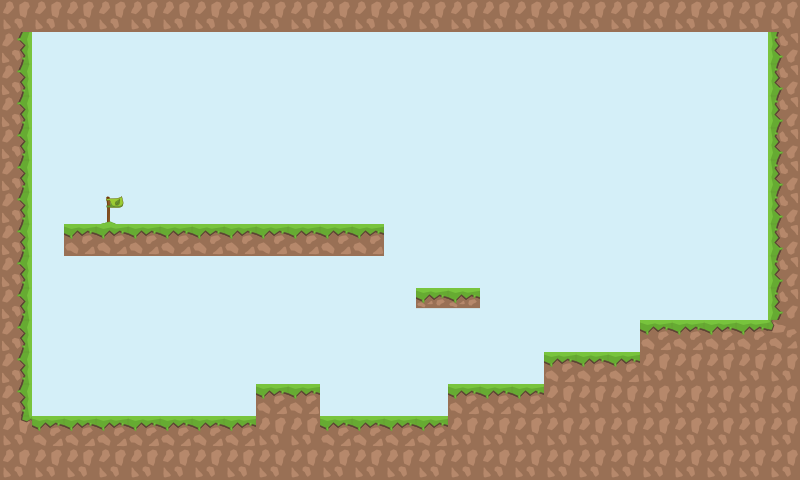

A level layout from a 2D game, rendered from its tile map. Below: a short description, then the map file with tile-grid data replaced by summaries:
An orthogonal 25x15 tile map with 32x32 px tiles, 2 tile layers (background, graphics) and 16 objects.

<map version="1.0" tiledversion="1.1.1" orientation="orthogonal" renderorder="right-down" width="25" height="15" tilewidth="32" tileheight="32" infinite="0" nextobjectid="37">
 <tileset firstgid="1" source="tiles_32x32_proper.tsx" />
 <layer name="background" width="25" height="15">
  <data>[375 cells, 375 non-empty, 1 distinct tile ids]</data>
 </layer>
 <layer name="graphics" width="25" height="15">
  <data>[375 cells, 135 non-empty, 8 distinct tile ids]</data>
 </layer>
 <objectgroup name="blocks">
  <object id="1" x="-1.33333" y="416.011" width="801.333" height="62.9891" />
  <object id="2" x="768" y="0" width="32" height="447" />
  <object id="3" x="0" y="-1" width="32" height="449" />
  <object id="17" x="256.125" y="384" width="63.6667" height="32" />
  <object id="18" x="448.208" y="384.042" width="122.333" height="32.5417" />
  <object id="19" x="544.03" y="352.083" width="114.303" height="31.6667" />
  <object id="20" x="640.125" y="320" width="127.667" height="32" />
  <object id="21" x="415.788" y="288.151" width="64.3333" height="19.6666" />
  <object id="22" x="65" y="224.083" width="318.667" height="31.6667" />
  <object id="34" x="28" y="2" width="743.333" height="29.9697" />
 </objectgroup>
 <objectgroup name="flowers">
  <object id="24" x="207.333" y="196.333">
   <ellipse />
  </object>
  <object id="25" x="300.667" y="192.333">
   <ellipse />
  </object>
  <object id="26" x="447.818" y="257.636">
   <ellipse />
  </object>
  <object id="27" x="671.5" y="288">
   <ellipse />
  </object>
  <object id="28" x="737.5" y="288.125">
   <ellipse />
  </object>
 </objectgroup>
 <objectgroup name="end">
  <object id="31" x="111.667" y="206.333">
   <ellipse />
  </object>
 </objectgroup>
</map>
